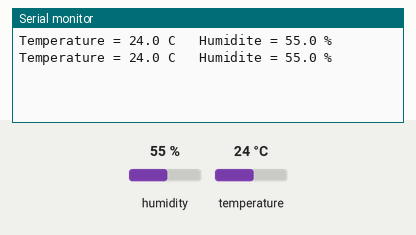
Recording of a sketch running on a simulated Arduino Uno, built with avr-gcc and run on an emulated ATmega328P. Shown: the last lines printed to the serial monitor. The test bench sets the inputs (shaded band); at power-on: humidity 55 %, temperature 24 °C.

Above: at 4.8 s.
4.9 s: humidity set to 22 %
At 6.5 s:
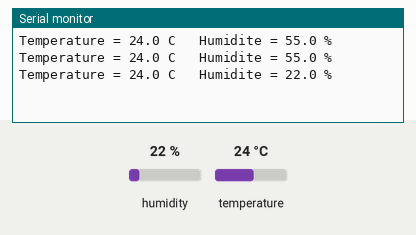
7.9 s: temperature set to 12 °C
At 8.9 s:
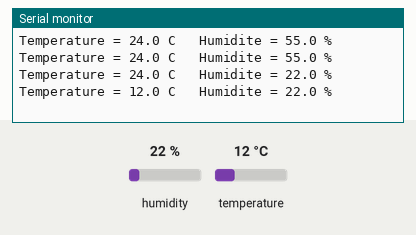
10.9 s: humidity set to 40 %
At 12.5 s:
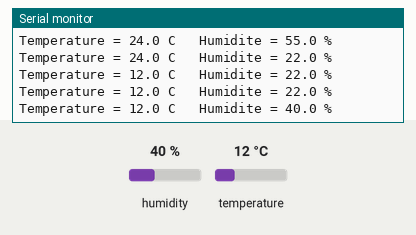
Timing chart, 0 to 14.0 s (numbered marks = the images above; inputs shaded):
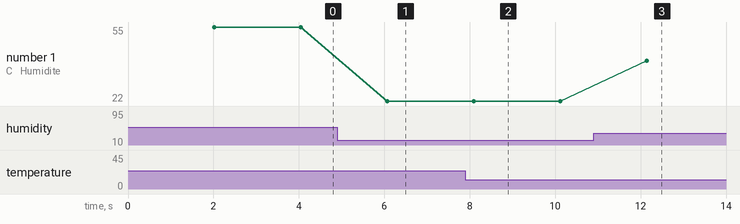

The sketch:

DHT11_Serial.ino
```cpp
#include <DHT.h>

DHT dht(2, DHT11);

void setup() {
  Serial.begin(9600);
  dht.begin();
}

void loop() {
  delay(2000);

  float humidite = dht.readHumidity();
  float temperature = dht.readTemperature();

  if (isnan(humidite) || isnan(temperature)) {
    Serial.println("Erreur de lecture DHT11");
    return;
  }

  Serial.print("Temperature = ");
  Serial.print(temperature, 1);
  Serial.print(" C   Humidite = ");
  Serial.print(humidite, 1);
  Serial.println(" %");
}
```

Measured:
- after the input at 4.9 s, the serial monitor: prints a new line after 1.2 s (image 1)
- after the input at 7.9 s, the serial monitor: prints a new line after 0.20 s (image 2)
- after the input at 10.9 s, the serial monitor: prints a new line after 1.2 s (image 3)
- plotted number 1: 55 → 22 after the input at 4.9 s, 22 → 40 after the input at 10.9 s
